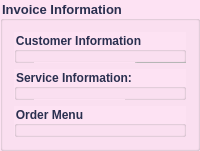
         <widget class="QGroupBox" name="groupBox">
          <property name="maximumSize">
           <size>
            <width>500</width>
            <height>800</height>
           </size>
          </property>
          <property name="font">
           <font>
            <pointsize>10</pointsize>
            <weight>75</weight>
            <bold>true</bold>
           </font>
          </property>
          <property name="styleSheet">
           <string notr="true">background-color: rgb(253, 226, 243);
color: rgb(42, 47, 79);</string>
          </property>
          <property name="title">
           <string>Invoice Information</string>
          </property>
          <layout class="QVBoxLayout" name="verticalLayout_2">
           <item>
            <widget class="QGroupBox" name="groupBoxCustomerInformation">
             <property name="font">
              <font>
               <pointsize>9</pointsize>
               <weight>75</weight>
               <bold>true</bold>
              </font>
             </property>
             <property name="title">
              <string>Customer Information</string>
             </property>
             <widget class="QLabel" name="label">
              <property name="geometry">
               <rect>
                <x>20</x>
                <y>60</y>
                <width>121</width>
                <height>21</height>
               </rect>
              </property>
              <property name="font">
               <font>
                <pointsize>9</pointsize>
               </font>
              </property>
              <property name="text">
               <string>Customer Name:</string>
              </property>
             </widget>
             <widget class="QLineEdit" name="lineEditTenKH">
              <property name="geometry">
               <rect>
                <x>120</x>
                <y>60</y>
                <width>151</width>
                <height>21</height>
               </rect>
              </property>
              <property name="font">
               <font>
                <pointsize>9</pointsize>
               </font>
              </property>
              <property name="styleSheet">
               <string notr="true">background-color: rgb(255, 255, 255);</string>
              </property>
             </widget>
             <widget class="QLineEdit" name="lineEditSoKH">
              <property name="geometry">
               <rect>
                <x>120</x>
                <y>90</y>
                <width>151</width>
                <height>21</height>
               </rect>
              </property>
              <property name="font">
               <font>
                <pointsize>9</pointsize>
               </font>
              </property>
              <property name="styleSheet">
               <string notr="true">background-color: rgb(255, 255, 255);</string>
              </property>
             </widget>
             <widget class="QLineEdit" name="lineEditMaHoaDon">
              <property name="geometry">
               <rect>
                <x>120</x>
                <y>30</y>
                <width>151</width>
                <height>21</height>
               </rect>
              </property>
              <property name="font">
               <font>
                <pointsize>9</pointsize>
               </font>
              </property>
              <property name="styleSheet">
               <string notr="true">background-color: rgb(255, 255, 255);</string>
              </property>
             </widget>
             <widget class="QLabel" name="label_4">
              <property name="geometry">
               <rect>
                <x>20</x>
                <y>30</y>
                <width>101</width>
                <height>21</height>
               </rect>
              </property>
              <property name="font">
               <font>
                <pointsize>9</pointsize>
               </font>
              </property>
              <property name="text">
               <string>ID Invoice:</string>
              </property>
             </widget>
             <widget class="QLabel" name="label_6">
              <property name="geometry">
               <rect>
                <x>20</x>
                <y>90</y>
                <width>101</width>
                <height>21</height>
               </rect>
              </property>
              <property name="font">
               <font>
                <pointsize>9</pointsize>
               </font>
              </property>
              <property name="text">
               <string>Phone Number:</string>
              </property>
             </widget>
             <widget class="QLabel" name="label_10">
              <property name="geometry">
               <rect>
                <x>20</x>
                <y>120</y>
                <width>121</width>
                <height>21</height>
               </rect>
              </property>
              <property name="font">
               <font>
                <pointsize>9</pointsize>
               </font>
              </property>
              <property name="text">
               <string>Server Number:</string>
              </property>
             </widget>
             <widget class="QLineEdit" name="lineEditServerMay">
              <property name="geometry">
               <rect>
                <x>120</x>
                <y>120</y>
                <width>151</width>
                <height>21</height>
               </rect>
              </property>
              <property name="font">
               <font>
                <pointsize>9</pointsize>
               </font>
              </property>
              <property name="styleSheet">
               <string notr="true">background-color: rgb(255, 255, 255);</string>
              </property>
             </widget>
             <widget class="QLabel" name="label_ServerID">
              <property name="geometry">
               <rect>
                <x>20</x>
                <y>150</y>
                <width>121</width>
                <height>21</height>
               </rect>
              </property>
              <property name="font">
               <font>
                <pointsize>9</pointsize>
               </font>
              </property>
              <property name="text">
               <string>Server ID:</string>
              </property>
             </widget>
             <widget class="QLineEdit" name="lineEditServerID">
              <property name="geometry">
               <rect>
                <x>120</x>
                <y>150</y>
                <width>151</width>
                <height>21</height>
               </rect>
              </property>
              <property name="font">
               <font>
                <pointsize>9</pointsize>
               </font>
              </property>
              <property name="styleSheet">
               <string notr="true">background-color: rgb(255, 255, 255);</string>
              </property>
             </widget>
            </widget>
           </item>
           <item>
            <widget class="QGroupBox" name="groupBoxServiceInformation">
             <property name="font">
              <font>
               <pointsize>9</pointsize>
               <weight>75</weight>
               <bold>true</bold>
              </font>
             </property>
             <property name="title">
              <string>Service Information:</string>
             </property>
             <widget class="QDateEdit" name="dateEditThoiGianBill">
              <property name="geometry">
               <rect>
                <x>120</x>
                <y>60</y>
                <width>111</width>
                <height>22</height>
               </rect>
              </property>
              <property name="styleSheet">
               <string notr="true">background-color: rgb(255, 255, 255);</string>
              </property>
             </widget>
             <widget class="QTimeEdit" name="timeEditThoiGianVao">
              <property name="geometry">
               <rect>
                <x>120</x>
                <y>90</y>
                <width>118</width>
                <height>22</height>
               </rect>
              </property>
              <property name="styleSheet">
               <string notr="true">background-color: rgb(255, 255, 255);</string>
              </property>
             </widget>
             <widget class="QLabel" name="label_9">
              <property name="geometry">
               <rect>
                <x>30</x>
                <y>130</y>
                <width>101</width>
                <height>31</height>
               </rect>
              </property>
              <property name="font">
               <font>
                <pointsize>9</pointsize>
               </font>
              </property>
              <property name="text">
               <string>Time out:</string>
              </property>
             </widget>
             <widget class="QLabel" name="label_11">
              <property name="geometry">
               <rect>
                <x>370</x>
                <y>10</y>
                <width>61</width>
                <height>31</height>
               </rect>
              </property>
              <property name="font">
               <font>
                <pointsize>9</pointsize>
                <weight>75</weight>
                <bold>true</bold>
               </font>
              </property>
              <property name="text">
               <string>Amount</string>
              </property>
             </widget>
             <widget class="QLineEdit" name="lineEditServerMay_2">
              <property name="geometry">
               <rect>
                <x>360</x>
                <y>50</y>
                <width>81</width>
                <height>21</height>
               </rect>
              </property>
              <property name="font">
               <font>
                <pointsize>9</pointsize>
               </font>
              </property>
             </widget>
             <widget class="QTimeEdit" name="timeEditThoiGianRa">
              <property name="geometry">
               <rect>
                <x>120</x>
                <y>120</y>
                <width>118</width>
                <height>22</height>
               </rect>
              </property>
              <property name="styleSheet">
               <string notr="true">background-color: rgb(255, 255, 255);</string>
              </property>
             </widget>
             <widget class="QSpinBox" name="spinBoxThoiGianSuDung">
              <property name="geometry">
               <rect>
                <x>120</x>
                <y>30</y>
                <width>42</width>
                <height>22</height>
               </rect>
              </property>
              <property name="contextMenuPolicy">
               <enum>Qt::PreventContextMenu</enum>
              </property>
              <property name="styleSheet">
               <string notr="true">background-color: rgb(255, 255, 255);</string>
              </property>
             </widget>
             <widget class="QLabel" name="label_12">
              <property name="geometry">
               <rect>
                <x>20</x>
                <y>90</y>
                <width>91</width>
                <height>31</height>
               </rect>
              </property>
              <property name="font">
               <font>
                <pointsize>9</pointsize>
               </font>
              </property>
              <property name="text">
               <string>Time in:</string>
              </property>
             </widget>
             <widget class="QLabel" name="label_13">
              <property name="geometry">
               <rect>
                <x>20</x>
                <y>30</y>
                <width>91</width>
                <height>31</height>
               </rect>
              </property>
              <property name="font">
               <font>
                <pointsize>9</pointsize>
               </font>
              </property>
              <property name="text">
               <string>Time Used:</string>
              </property>
             </widget>
             <widget class="QLabel" name="label_14">
              <property name="geometry">
               <rect>
                <x>20</x>
                <y>120</y>
                <width>91</width>
                <height>31</height>
               </rect>
              </property>
              <property name="font">
               <font>
                <pointsize>9</pointsize>
               </font>
              </property>
              <property name="text">
               <string>Time out:</string>
              </property>
             </widget>
             <widget class="QLabel" name="label_15">
              <property name="geometry">
               <rect>
                <x>20</x>
                <y>60</y>
                <width>91</width>
                <height>31</height>
               </rect>
              </property>
              <property name="font">
               <font>
                <pointsize>9</pointsize>
               </font>
              </property>
              <property name="text">
               <string>Date:</string>
              </property>
             </widget>
            </widget>
           </item>
           <item>
            <widget class="QGroupBox" name="groupBoxOrderMenu">
             <property name="font">
              <font>
               <pointsize>9</pointsize>
               <weight>75</weight>
               <bold>true</bold>
              </font>
             </property>
             <property name="title">
              <string>Order Menu</string>
             </property>
            </widget>
           </item>
          </layout>
         </widget>
